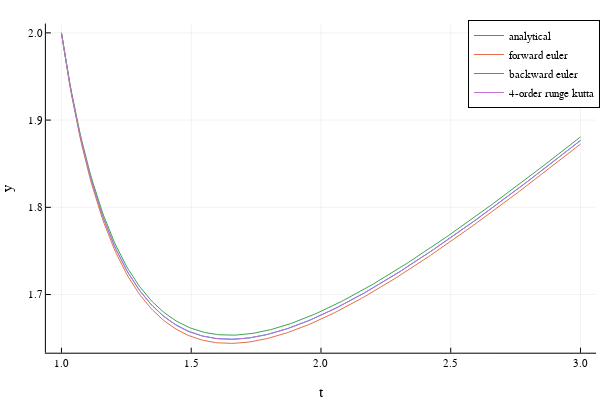

The cell this chart's notebook holds for it:
### Code cell
y(t) = 2t/(2log(t)+1)
plot(t,y.(t),label="analytical")
plot!(t,yᶠᵉ,label="forward euler")
plot!(t,yᵇᵉ,label="backward euler")
plot!(t,yʳᵏ,label="4-order runge kutta")
xlabel!("t")
ylabel!("y")

### Figure 1 — Plotly figure (JSON) as saved in the notebook; plotly's stock layout.template omitted (floating-point values rounded to 4 significant figures; data arrays with more than 128 entries replaced by an {"elided": "..."} marker saying what was removed)
{"data": [{"colorbar": {"len": 0.9143, "title": {"text": ""}, "x": 0.9934, "y": 0.533}, "legendgroup": "analytical", "line": {"color": "rgba(0, 154, 250, 1.000)", "dash": "solid", "shape": "linear", "width": 1}, "mode": "lines", "name": "analytical", "showlegend": true, "type": "scatter", "x": {"elided": "257 float values"}, "xaxis": "x", "y": {"elided": "257 float values"}, "yaxis": "y"}, {"colorbar": {"len": 0.9143, "title": {"text": ""}, "x": 0.9934, "y": 0.533}, "legendgroup": "forward euler", "line": {"color": "rgba(227, 111, 71, 1.000)", "dash": "solid", "shape": "linear", "width": 1}, "mode": "lines", "name": "forward euler", "showlegend": true, "type": "scatter", "x": {"elided": "257 float values"}, "xaxis": "x", "y": {"elided": "257 float values"}, "yaxis": "y"}, {"colorbar": {"len": 0.9143, "title": {"text": ""}, "x": 0.9934, "y": 0.533}, "legendgroup": "backward euler", "line": {"color": "rgba(62, 164, 78, 1.000)", "dash": "solid", "shape": "linear", "width": 1}, "mode": "lines", "name": "backward euler", "showlegend": true, "type": "scatter", "x": {"elided": "257 float values"}, "xaxis": "x", "y": {"elided": "257 float values"}, "yaxis": "y"}, {"colorbar": {"len": 0.9143, "title": {"text": ""}, "x": 0.9934, "y": 0.533}, "legendgroup": "4-order runge kutta", "line": {"color": "rgba(195, 113, 210, 1.000)", "dash": "solid", "shape": "linear", "width": 1}, "mode": "lines", "name": "4-order runge kutta", "showlegend": true, "type": "scatter", "x": {"elided": "257 float values"}, "xaxis": "x", "y": {"elided": "257 float values"}, "yaxis": "y"}], "layout": {"annotations": [], "height": 400, "legend": {"bgcolor": "rgba(255, 255, 255, 1.000)", "bordercolor": "rgba(0, 0, 0, 1)", "borderwidth": 1, "font": {"color": "rgba(0, 0, 0, 1)", "family": "sans-serif", "size": 11}, "title": {"font": {"color": "rgba(0, 0, 0, 1)", "family": "sans-serif", "size": 15}, "text": ""}, "tracegroupgap": 0, "traceorder": "normal", "x": 1, "xanchor": "auto", "y": 1, "yanchor": "auto"}, "margin": {"b": 20, "l": 0, "r": 0, "t": 20}, "paper_bgcolor": "rgba(255, 255, 255, 1.000)", "plot_bgcolor": "rgba(255, 255, 255, 1.000)", "showlegend": true, "width": 600, "xaxis": {"anchor": "y", "domain": [0.07647, 0.9934], "gridcolor": "rgba(0, 0, 0, 0.1)", "gridwidth": 0.5, "linecolor": "rgba(0, 0, 0, 1)", "mirror": false, "range": [0.94, 3.06], "showgrid": true, "showline": true, "showticklabels": true, "tickangle": 0, "tickcolor": "rgb(0, 0, 0)", "tickfont": {"color": "rgba(0, 0, 0, 1)", "family": "sans-serif", "size": 11}, "tickmode": "array", "ticks": "inside", "ticktext": ["1.0", "1.5", "2.0", "2.5", "3.0"], "tickvals": [1, 1.5, 2, 2.5, 3], "title": {"font": {"color": "rgba(0, 0, 0, 1)", "family": "sans-serif", "size": 15}, "text": "t"}, "type": "linear", "visible": true, "zeroline": false, "zerolinecolor": "rgba(0, 0, 0, 1)"}, "yaxis": {"anchor": "x", "domain": [0.07581, 0.9902], "gridcolor": "rgba(0, 0, 0, 0.1)", "gridwidth": 0.5, "linecolor": "rgba(0, 0, 0, 1)", "mirror": false, "range": [1.633, 2.011], "showgrid": true, "showline": true, "showticklabels": true, "tickangle": 0, "tickcolor": "rgb(0, 0, 0)", "tickfont": {"color": "rgba(0, 0, 0, 1)", "family": "sans-serif", "size": 11}, "tickmode": "array", "ticks": "inside", "ticktext": ["1.7", "1.8", "1.9", "2.0"], "tickvals": [1.7, 1.8, 1.9, 2], "title": {"font": {"color": "rgba(0, 0, 0, 1)", "family": "sans-serif", "size": 15}, "text": "y"}, "type": "linear", "visible": true, "zeroline": false, "zerolinecolor": "rgba(0, 0, 0, 1)"}}}
